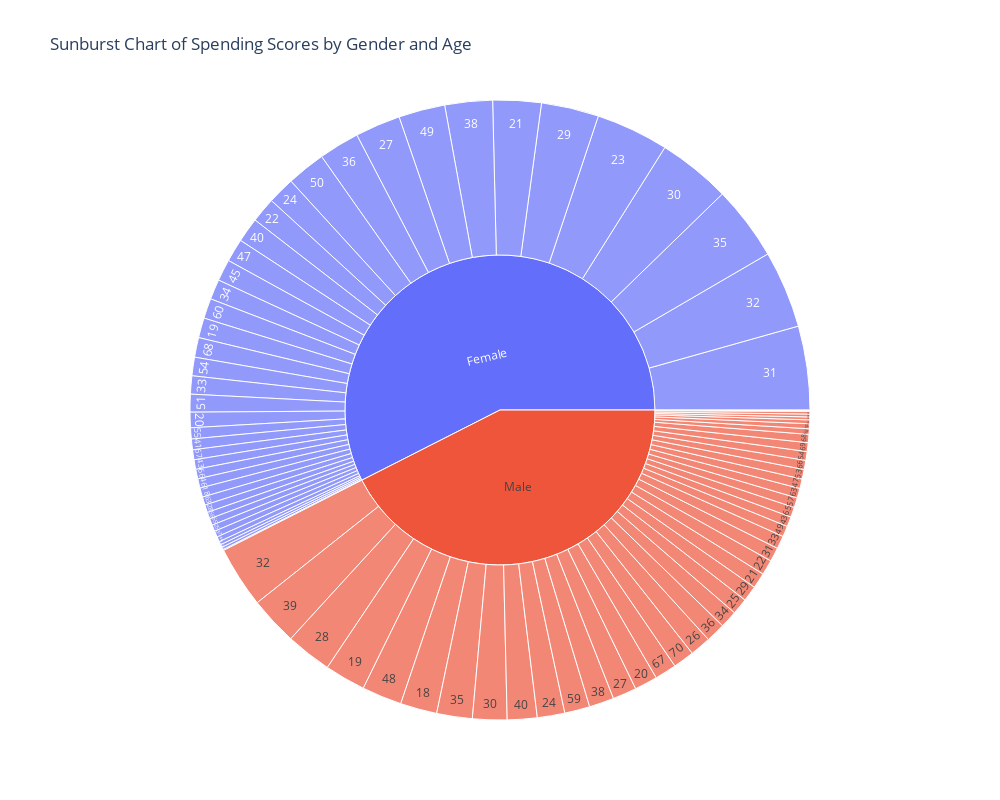

Notebook code cell kept with this figure:
### Code cell
#Spending Scores by Gender and Age
fig = px.sunburst(
    df,
    path=['Gender', 'Age'],
    values='Spending Score (1-100)',
    title="Sunburst Chart of Spending Scores by Gender and Age"
)
fig.update_layout(width=1000, height=800)


# Show the chart
fig.show()

### Figure 1 — Plotly figure (JSON) as saved in the notebook; plotly's stock layout.template omitted (floating-point values rounded to 4 significant figures)
{"data": [{"branchvalues": "total", "domain": {"x": [0, 1], "y": [0, 1]}, "hovertemplate": "labels=%{label}<br>Spending Score (1-100)=%{value}<br>parent=%{parent}<br>id=%{id}<extra></extra>", "ids": ["Female/18", "Male/18", "Female/19", "Male/19", "Female/20", "Male/20", "Female/21", "Male/21", "Female/22", "Male/22", "Female/23", "Female/24", "Male/24", "Female/25", "Male/25", "Male/26", "Female/27", "Male/27", "Female/28", "Male/28", "Female/29", "Male/29", "Female/30", "Male/30", "Female/31", "Male/31", "Female/32", "Male/32", "Female/33", "Male/33", "Female/34", "Male/34", "Female/35", "Male/35", "Female/36", "Male/36", "Female/37", "Male/37", "Female/38", "Male/38", "Male/39", "Female/40", "Male/40", "Female/41", "Female/42", "Male/42", "Female/43", "Male/43", "Female/44", "Female/45", "Female/46", "Male/46", "Female/47", "Male/47", "Male/48", "Female/49", "Male/49", "Female/50", "Male/50", "Female/51", "Female/52", "Male/52", "Male/53", "Female/54", "Male/54", "Female/55", "Female/56", "Female/57", "Male/57", "Female/58", "Male/58", "Male/59", "Female/60", "Male/60", "Female/63", "Male/63", "Male/64", "Female/65", "Male/65", "Female/66", "Male/66", "Female/67", "Male/67", "Female/68", "Male/68", "Male/69", "Male/70", "Female", "Male"], "labels": ["18", "18", "19", "19", "20", "20", "21", "21", "22", "22", "23", "24", "24", "25", "25", "26", "27", "27", "28", "28", "29", "29", "30", "30", "31", "31", "32", "32", "33", "33", "34", "34", "35", "35", "36", "36", "37", "37", "38", "38", "39", "40", "40", "41", "42", "42", "43", "43", "44", "45", "46", "46", "47", "47", "48", "49", "49", "50", "50", "51", "52", "52", "53", "54", "54", "55", "56", "57", "57", "58", "58", "59", "60", "60", "63", "63", "64", "65", "65", "66", "66", "67", "67", "68", "68", "69", "70", "Female", "Male"], "name": "", "parents": ["Female", "Male", "Female", "Male", "Female", "Male", "Female", "Male", "Female", "Male", "Female", "Female", "Male", "Female", "Male", "Male", "Female", "Male", "Female", "Male", "Female", "Male", "Female", "Male", "Female", "Male", "Female", "Male", "Female", "Male", "Female", "Male", "Female", "Male", "Female", "Male", "Female", "Male", "Female", "Male", "Male", "Female", "Male", "Female", "Female", "Male", "Female", "Male", "Female", "Female", "Female", "Male", "Female", "Male", "Male", "Female", "Male", "Female", "Male", "Female", "Female", "Male", "Male", "Female", "Male", "Female", "Female", "Female", "Male", "Female", "Male", "Male", "Female", "Male", "Female", "Male", "Male", "Female", "Male", "Female", "Male", "Female", "Male", "Female", "Male", "Male", "Male", "", ""], "type": "sunburst", "values": [48, 192, 104, 214, 81, 120, 253, 81, 131, 79, 380, 142, 144, 34, 85, 109, 237, 125, 40, 240, 301, 82, 382, 180, 438, 73, 405, 321, 95, 68, 105, 91, 389, 186, 213, 102, 32, 14, 249, 130, 254, 129, 156, 56, 17, 20, 50, 52, 27, 113, 49, 15, 121, 50, 209, 243, 56, 203, 26, 93, 13, 29, 50, 97, 46, 58, 35, 5, 51, 15, 15, 132, 105, 4, 43, 51, 3, 35, 52, 50, 48, 52, 114, 103, 43, 46, 111, 5771, 4269]}], "layout": {"height": 800, "legend": {"tracegroupgap": 0}, "title": {"text": "Sunburst Chart of Spending Scores by Gender and Age"}, "width": 1000}}
